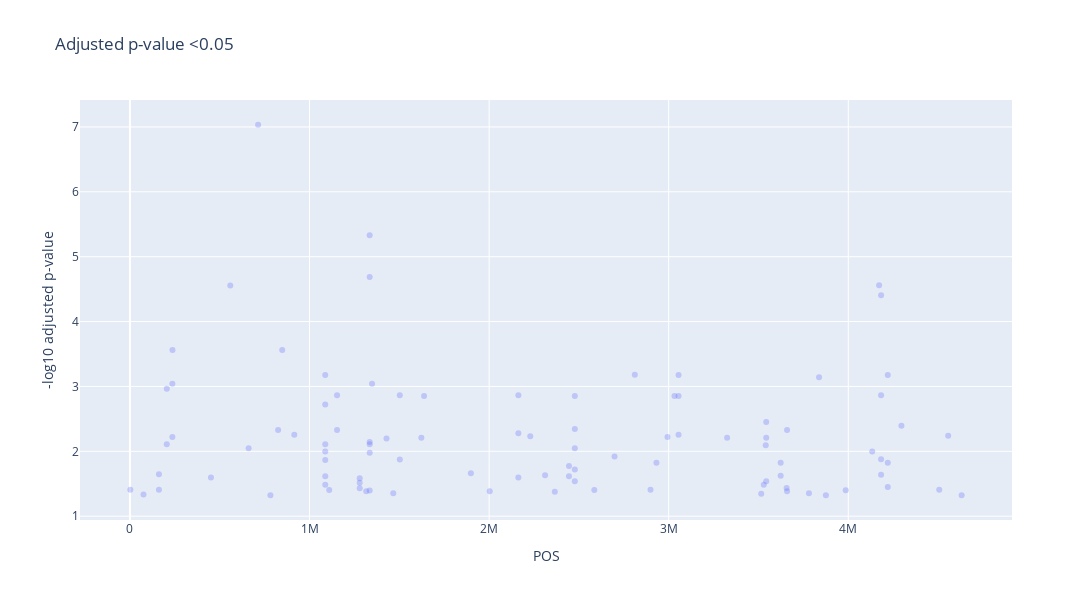

The notebook cell saved with this chart:
### Markdown cell above
this interactive plot is not shown in the publication but may be of interest to some readers for further exploration of the data.

### Code cell
#interactive plot to examine mutation hotspots
#trying interactive version:
import plotly.express as px

pval_cutoff = 0.05


# Filter the data
# Apply filters
into_plot = WGSrif_MP_summ.copy()
into_plot = into_plot[(into_plot['BH_pval_altDP']<pval_cutoff)]
# label genes, using fast method
into_plot['Gene'] = into_plot['POS'].apply(fast_annotate)
#into_plot['-log10(pval)'] = -np.log10(into_plot['stouffer_pval'])
into_plot['pos_str'] = into_plot['POS'].astype(str) #string version of pos


# Generate interactive scatter plot
fig = px.scatter(
    into_plot,
    x="POS",
    y='-log10(BH_pval_altDP)',
    title=f"Adjusted p-value <{pval_cutoff}",
    labels={"pos_str": "Genomic Position", "-log10(BH_pval_altDP)": "-log10 adjusted p-value", "Gene": "Gene"},
    opacity=0.3,
    hover_data=into_plot.columns,  # Optional: show all columns on hover,
    width=1200,   # Width in pixels
    height=600 
)

# Optional: log-scale for p-values
#fig.update_yaxes(type="log")


# Display plot
#fig.write_html("interactive_plot_stouffer.html")
fig.show()
